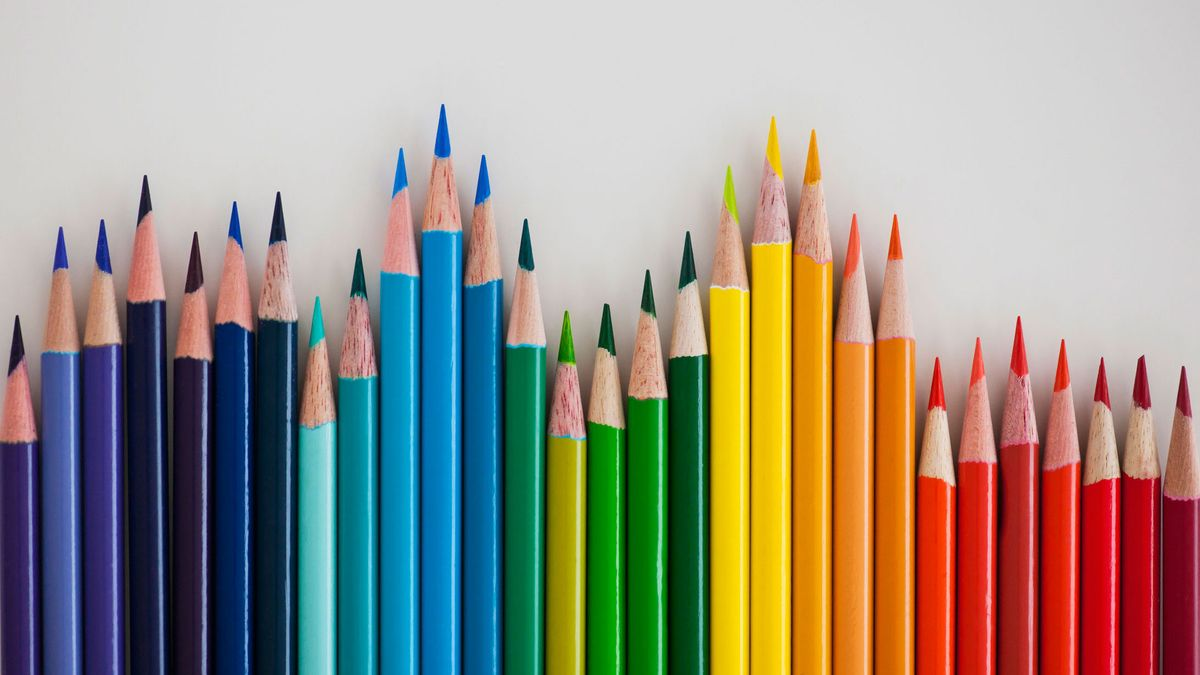
#> input picture Day5/image.png, 1200 x 675 px
$ python Day5.py
#> lines starting #> are read from the running program, lines starting #| are printed output that depends on the picture
import cv2
import matplotlib.pyplot as plt #pip install matplotlib

image = cv2.imread('image.png')
#> image is the input picture: shape (675, 1200, 3); mean B, G, R 134.4, 146.9, 153.7

# Convert BGR to RGB
image_rgb = cv2.cvtColor(image, cv2.COLOR_BGR2RGB)
plt.imshow(image_rgb)
plt.title("RGB Image")
plt.show()

# Convert to Grayscale
gray_image = cv2.cvtColor(image, cv2.COLOR_BGR2GRAY)
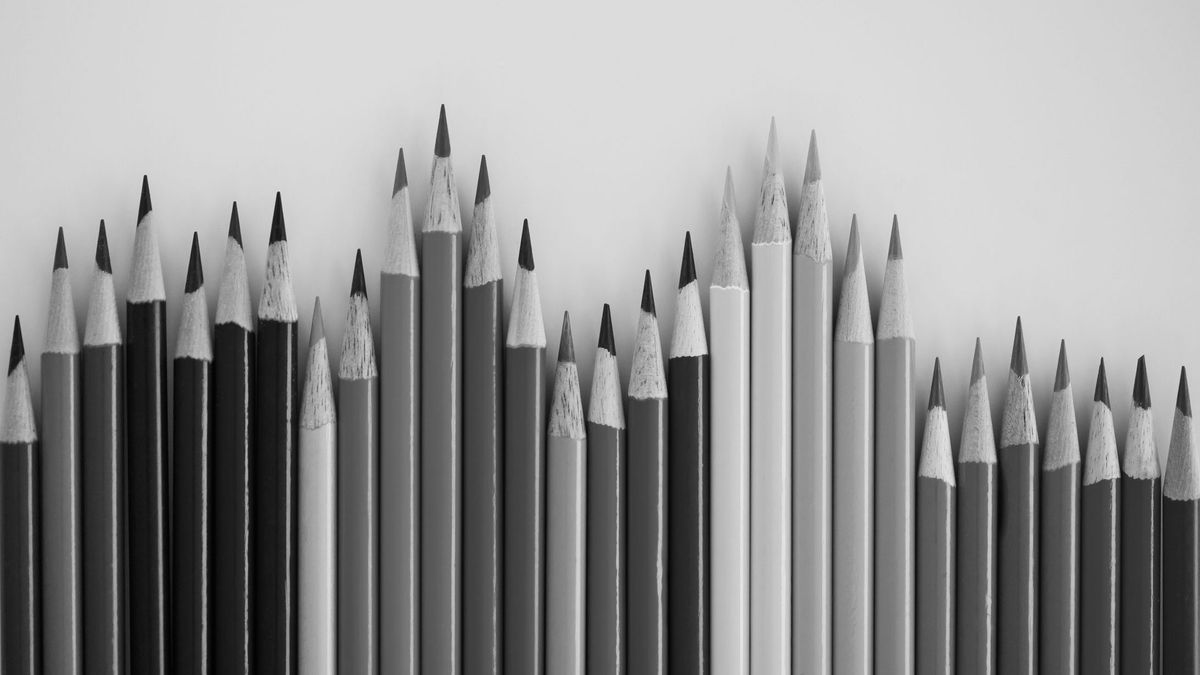
#> gray_image: shape (675, 1200); min 1, max 238, mean 147.5
plt.imshow(gray_image, cmap='gray')
plt.title("Grayscale Image")
plt.show()

# Cropping the image
# Assume we know the region we want: rows 100 to 300, columns 200 to 400
cropped_image = image[100:300, 200:400]
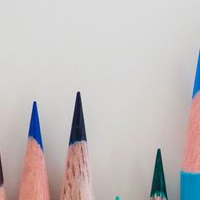
#> cropped_image: shape (200, 200, 3); mean B, G, R 189.9, 190.2, 195.7
cropped_rgb = cv2.cvtColor(cropped_image, cv2.COLOR_BGR2RGB)
plt.imshow(cropped_rgb)
plt.title("Cropped Region")
plt.show()
